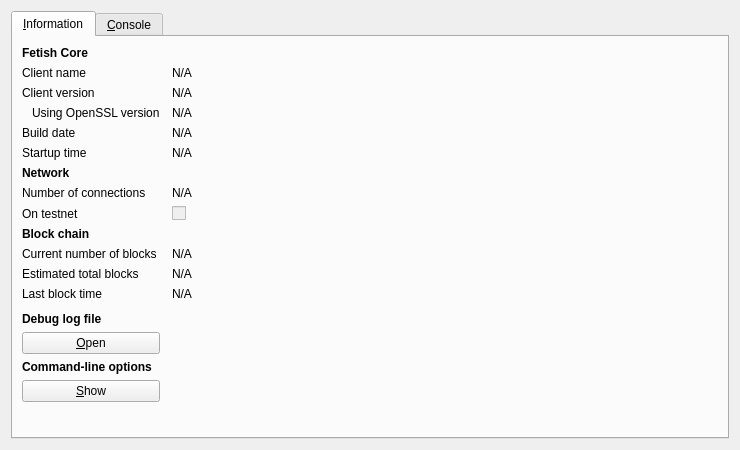
<?xml version="1.0" encoding="UTF-8"?>
<ui version="4.0">
 <class>RPCConsole</class>
 <widget class="QDialog" name="RPCConsole">
  <property name="geometry">
   <rect>
    <x>0</x>
    <y>0</y>
    <width>740</width>
    <height>450</height>
   </rect>
  </property>
  <property name="windowTitle">
   <string>Fetish - Debug window</string>
  </property>
  <layout class="QVBoxLayout" name="verticalLayout_2">
   <item>
    <widget class="QTabWidget" name="tabWidget">
     <property name="currentIndex">
      <number>0</number>
     </property>
     <widget class="QWidget" name="tab_info">
      <attribute name="title">
       <string>&amp;Information</string>
      </attribute>
      <layout class="QGridLayout" name="gridLayout" columnstretch="0,1">
       <property name="horizontalSpacing">
        <number>12</number>
       </property>
       <item row="0" column="0">
        <widget class="QLabel" name="label_9">
         <property name="font">
          <font>
           <weight>75</weight>
           <bold>true</bold>
          </font>
         </property>
         <property name="text">
          <string>Fetish Core</string>
         </property>
        </widget>
       </item>
       <item row="1" column="0">
        <widget class="QLabel" name="label_5">
         <property name="text">
          <string>Client name</string>
         </property>
        </widget>
       </item>
       <item row="1" column="1">
        <widget class="QLabel" name="clientName">
         <property name="cursor">
          <cursorShape>IBeamCursor</cursorShape>
         </property>
         <property name="text">
          <string>N/A</string>
         </property>
         <property name="textFormat">
          <enum>Qt::PlainText</enum>
         </property>
         <property name="textInteractionFlags">
          <set>Qt::LinksAccessibleByMouse|Qt::TextSelectableByKeyboard|Qt::TextSelectableByMouse</set>
         </property>
        </widget>
       </item>
       <item row="2" column="0">
        <widget class="QLabel" name="label_6">
         <property name="text">
          <string>Client version</string>
         </property>
        </widget>
       </item>
       <item row="2" column="1">
        <widget class="QLabel" name="clientVersion">
         <property name="cursor">
          <cursorShape>IBeamCursor</cursorShape>
         </property>
         <property name="text">
          <string>N/A</string>
         </property>
         <property name="textFormat">
          <enum>Qt::PlainText</enum>
         </property>
         <property name="textInteractionFlags">
          <set>Qt::LinksAccessibleByMouse|Qt::TextSelectableByKeyboard|Qt::TextSelectableByMouse</set>
         </property>
        </widget>
       </item>
       <item row="3" column="0">
        <widget class="QLabel" name="label_14">
         <property name="text">
          <string>Using OpenSSL version</string>
         </property>
         <property name="indent">
          <number>10</number>
         </property>
        </widget>
       </item>
       <item row="3" column="1">
        <widget class="QLabel" name="openSSLVersion">
         <property name="cursor">
          <cursorShape>IBeamCursor</cursorShape>
         </property>
         <property name="text">
          <string>N/A</string>
         </property>
         <property name="textFormat">
          <enum>Qt::PlainText</enum>
         </property>
         <property name="textInteractionFlags">
          <set>Qt::LinksAccessibleByMouse|Qt::TextSelectableByKeyboard|Qt::TextSelectableByMouse</set>
         </property>
        </widget>
       </item>
       <item row="4" column="0">
        <widget class="QLabel" name="label_12">
         <property name="text">
          <string>Build date</string>
         </property>
        </widget>
       </item>
       <item row="4" column="1">
        <widget class="QLabel" name="buildDate">
         <property name="cursor">
          <cursorShape>IBeamCursor</cursorShape>
         </property>
         <property name="text">
          <string>N/A</string>
         </property>
         <property name="textFormat">
          <enum>Qt::PlainText</enum>
         </property>
         <property name="textInteractionFlags">
          <set>Qt::LinksAccessibleByMouse|Qt::TextSelectableByKeyboard|Qt::TextSelectableByMouse</set>
         </property>
        </widget>
       </item>
       <item row="5" column="0">
        <widget class="QLabel" name="label_13">
         <property name="text">
          <string>Startup time</string>
         </property>
        </widget>
       </item>
       <item row="5" column="1">
        <widget class="QLabel" name="startupTime">
         <property name="cursor">
          <cursorShape>IBeamCursor</cursorShape>
         </property>
         <property name="text">
          <string>N/A</string>
         </property>
         <property name="textFormat">
          <enum>Qt::PlainText</enum>
         </property>
         <property name="textInteractionFlags">
          <set>Qt::LinksAccessibleByMouse|Qt::TextSelectableByKeyboard|Qt::TextSelectableByMouse</set>
         </property>
        </widget>
       </item>
       <item row="6" column="0">
        <widget class="QLabel" name="label_11">
         <property name="font">
          <font>
           <weight>75</weight>
           <bold>true</bold>
          </font>
         </property>
         <property name="text">
          <string>Network</string>
         </property>
        </widget>
       </item>
       <item row="7" column="0">
        <widget class="QLabel" name="label_7">
         <property name="text">
          <string>Number of connections</string>
         </property>
        </widget>
       </item>
       <item row="7" column="1">
        <widget class="QLabel" name="numberOfConnections">
         <property name="cursor">
          <cursorShape>IBeamCursor</cursorShape>
         </property>
         <property name="text">
          <string>N/A</string>
         </property>
         <property name="textFormat">
          <enum>Qt::PlainText</enum>
         </property>
         <property name="textInteractionFlags">
          <set>Qt::LinksAccessibleByMouse|Qt::TextSelectableByKeyboard|Qt::TextSelectableByMouse</set>
         </property>
        </widget>
       </item>
       <item row="8" column="0">
        <widget class="QLabel" name="label_8">
         <property name="text">
          <string>On testnet</string>
         </property>
        </widget>
       </item>
       <item row="8" column="1">
        <widget class="QCheckBox" name="isTestNet">
         <property name="enabled">
          <bool>false</bool>
         </property>
         <property name="text">
          <string/>
         </property>
        </widget>
       </item>
       <item row="9" column="0">
        <widget class="QLabel" name="label_10">
         <property name="font">
          <font>
           <weight>75</weight>
           <bold>true</bold>
          </font>
         </property>
         <property name="text">
          <string>Block chain</string>
         </property>
        </widget>
       </item>
       <item row="10" column="0">
        <widget class="QLabel" name="label_3">
         <property name="text">
          <string>Current number of blocks</string>
         </property>
        </widget>
       </item>
       <item row="10" column="1">
        <widget class="QLabel" name="numberOfBlocks">
         <property name="cursor">
          <cursorShape>IBeamCursor</cursorShape>
         </property>
         <property name="text">
          <string>N/A</string>
         </property>
         <property name="textFormat">
          <enum>Qt::PlainText</enum>
         </property>
         <property name="textInteractionFlags">
          <set>Qt::LinksAccessibleByMouse|Qt::TextSelectableByKeyboard|Qt::TextSelectableByMouse</set>
         </property>
        </widget>
       </item>
       <item row="11" column="0">
        <widget class="QLabel" name="label_4">
         <property name="text">
          <string>Estimated total blocks</string>
         </property>
        </widget>
       </item>
       <item row="11" column="1">
        <widget class="QLabel" name="totalBlocks">
         <property name="cursor">
          <cursorShape>IBeamCursor</cursorShape>
         </property>
         <property name="text">
          <string>N/A</string>
         </property>
         <property name="textFormat">
          <enum>Qt::PlainText</enum>
         </property>
         <property name="textInteractionFlags">
          <set>Qt::LinksAccessibleByMouse|Qt::TextSelectableByKeyboard|Qt::TextSelectableByMouse</set>
         </property>
        </widget>
       </item>
       <item row="12" column="0">
        <widget class="QLabel" name="label_2">
         <property name="text">
          <string>Last block time</string>
         </property>
        </widget>
       </item>
       <item row="12" column="1">
        <widget class="QLabel" name="lastBlockTime">
         <property name="cursor">
          <cursorShape>IBeamCursor</cursorShape>
         </property>
         <property name="text">
          <string>N/A</string>
         </property>
         <property name="textFormat">
          <enum>Qt::PlainText</enum>
         </property>
         <property name="textInteractionFlags">
          <set>Qt::LinksAccessibleByMouse|Qt::TextSelectableByKeyboard|Qt::TextSelectableByMouse</set>
         </property>
        </widget>
       </item>
       <item row="13" column="0">
        <spacer name="verticalSpacer_2">
         <property name="orientation">
          <enum>Qt::Vertical</enum>
         </property>
         <property name="sizeHint" stdset="0">
          <size>
           <width>20</width>
           <height>20</height>
          </size>
         </property>
        </spacer>
       </item>
       <item row="14" column="0">
        <widget class="QLabel" name="labelDebugLogfile">
         <property name="font">
          <font>
           <weight>75</weight>
           <bold>true</bold>
          </font>
         </property>
         <property name="text">
          <string>Debug log file</string>
         </property>
        </widget>
       </item>
       <item row="15" column="0">
        <widget class="QPushButton" name="openDebugLogfileButton">
         <property name="toolTip">
          <string>Open the Fetish debug log file from the current data directory. This can take a few seconds for large log files.</string>
         </property>
         <property name="text">
          <string>&amp;Open</string>
         </property>
         <property name="autoDefault">
          <bool>false</bool>
         </property>
        </widget>
       </item>
       <item row="16" column="0">
        <widget class="QLabel" name="labelCLOptions">
         <property name="font">
          <font>
           <weight>75</weight>
           <bold>true</bold>
          </font>
         </property>
         <property name="text">
          <string>Command-line options</string>
         </property>
        </widget>
       </item>
       <item row="17" column="0">
        <widget class="QPushButton" name="showCLOptionsButton">
         <property name="toolTip">
          <string>Show the Fetish-Qt help message to get a list with possible Fetish command-line options.</string>
         </property>
         <property name="text">
          <string>&amp;Show</string>
         </property>
         <property name="autoDefault">
          <bool>false</bool>
         </property>
        </widget>
       </item>
       <item row="18" column="0">
        <spacer name="verticalSpacer">
         <property name="orientation">
          <enum>Qt::Vertical</enum>
         </property>
         <property name="sizeHint" stdset="0">
          <size>
           <width>20</width>
           <height>40</height>
          </size>
         </property>
        </spacer>
       </item>
      </layout>
     </widget>
     <widget class="QWidget" name="tab_console">
      <attribute name="title">
       <string>&amp;Console</string>
      </attribute>
      <layout class="QVBoxLayout" name="verticalLayout_3">
       <property name="spacing">
        <number>3</number>
       </property>
       <item>
        <widget class="QTextEdit" name="messagesWidget">
         <property name="minimumSize">
          <size>
           <width>0</width>
           <height>100</height>
          </size>
         </property>
         <property name="readOnly">
          <bool>true</bool>
         </property>
         <property name="tabKeyNavigation" stdset="0">
          <bool>false</bool>
         </property>
         <property name="columnCount" stdset="0">
          <number>2</number>
         </property>
        </widget>
       </item>
       <item>
        <layout class="QHBoxLayout" name="horizontalLayout">
         <property name="spacing">
          <number>3</number>
         </property>
         <item>
          <widget class="QLabel" name="label">
           <property name="text">
            <string notr="true">&gt;</string>
           </property>
          </widget>
         </item>
         <item>
          <widget class="QLineEdit" name="lineEdit"/>
         </item>
         <item>
          <widget class="QPushButton" name="clearButton">
           <property name="maximumSize">
            <size>
             <width>24</width>
             <height>24</height>
            </size>
           </property>
           <property name="toolTip">
            <string>Clear console</string>
           </property>
           <property name="text">
            <string/>
           </property>
           <property name="icon">
            <iconset resource="../bitcoin.qrc">
             <normaloff>:/icons/remove</normaloff>:/icons/remove</iconset>
           </property>
           <property name="shortcut">
            <string notr="true">Ctrl+L</string>
           </property>
           <property name="autoDefault">
            <bool>false</bool>
           </property>
          </widget>
         </item>
        </layout>
       </item>
      </layout>
     </widget>
    </widget>
   </item>
  </layout>
 </widget>
 <resources>
  <include location="../bitcoin.qrc"/>
 </resources>
 <connections/>
</ui>
